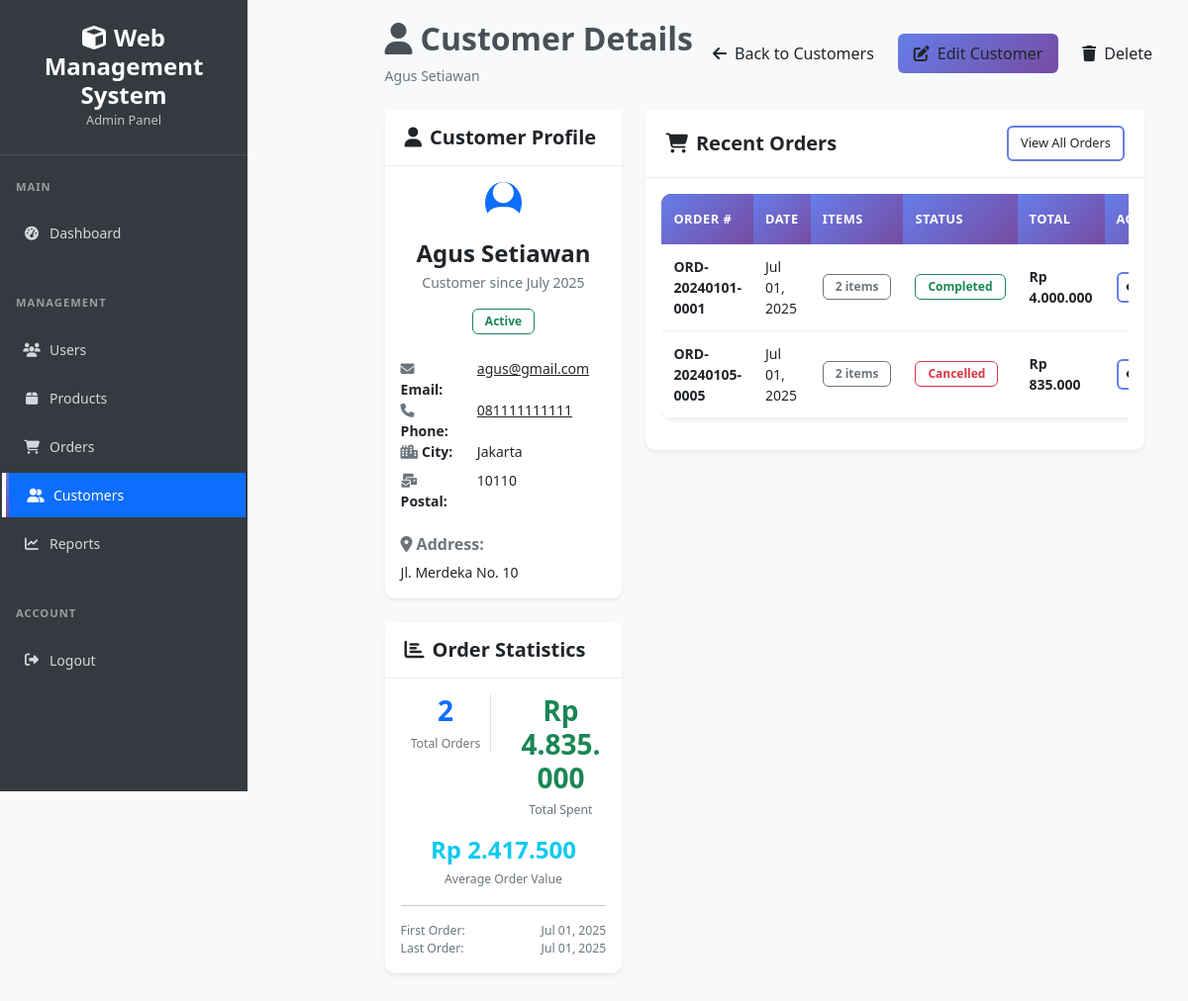
/admin/customers/view.php?id=1 (signed in), run on the app's committed database.
### tables this page shows
CREATE TABLE customers (
    id INT PRIMARY KEY AUTO_INCREMENT,
    name VARCHAR(100) NOT NULL,
    email VARCHAR(100),
    phone VARCHAR(20),
    address TEXT,
    city VARCHAR(50),
    postal_code VARCHAR(10),
    is_active BOOLEAN DEFAULT TRUE,
    created_at TIMESTAMP DEFAULT CURRENT_TIMESTAMP
);

CREATE TABLE orders (
    id INT PRIMARY KEY AUTO_INCREMENT,
    customer_id INT NOT NULL,
    user_id INT NOT NULL,
    order_number VARCHAR(50) UNIQUE NOT NULL,
    total_amount DECIMAL(10,2) NOT NULL DEFAULT 0.00,
    status ENUM('pending', 'processing', 'completed', 'cancelled') DEFAULT 'pending',
    payment_status ENUM('unpaid', 'paid', 'partial') DEFAULT 'unpaid',
    order_date TIMESTAMP DEFAULT CURRENT_TIMESTAMP,
    notes TEXT,
    FOREIGN KEY (customer_id) REFERENCES customers(id) ON DELETE RESTRICT,
    FOREIGN KEY (user_id) REFERENCES users(id) ON DELETE RESTRICT
);

### config/database.php (called while the page is built, shortened)
<?php
class Database {
    private $host = '127.0.0.1';
    private $dbname = 'web_app_db';
    private $username = 'root';
    private $password = '';
    private $charset = 'utf8mb4';
    private $pdo;
    public function connect() {
        if ($this->pdo === null) {
            try {
                $dsn = "mysql:host={$this->host};dbname={$this->dbname};charset={$this->charset}";
                $options = [
                    PDO::ATTR_ERRMODE => PDO::ERRMODE_EXCEPTION,
                    PDO::ATTR_DEFAULT_FETCH_MODE => PDO::FETCH_ASSOC,
                    PDO::ATTR_EMULATE_PREPARES => false,
                    PDO::MYSQL_ATTR_INIT_COMMAND => "SET NAMES {$this->charset}"
                ];
                $this->pdo = new PDO($dsn, $this->username, $this->password, $options);
            } catch (PDOException $e) {
                error_log("Database connection error: " . $e->getMessage());
                die("Database connection failed. Please check configuration.");
            }
        }
        return $this->pdo;
    }
}
$database = new Database();
$pdo = $database->connect();
function getDB() {
    global $pdo;
    return $pdo;
}
function executeQuery($sql, $params = []) {
    try {
        $pdo = getDB();
        $stmt = $pdo->prepare($sql);
        $stmt->execute($params);
        return $stmt;
    } catch (PDOException $e) {
        error_log("Query error: " . $e->getMessage());
        throw new Exception("Database query failed");
    }
}
function getRecord($sql, $params = []) {
    $stmt = executeQuery($sql, $params);
    return $stmt->fetch();
}
?>

### includes/functions.php (called while the page is built, shortened)
<?php
require_once dirname(__DIR__) . '/config/database.php';
function formatDateTime($datetime, $format = DISPLAY_DATETIME_FORMAT) {
    return date($format, strtotime($datetime));
}
function formatCurrency($amount, $currency = 'IDR') {
    if ($currency === 'IDR') {
        return 'Rp ' . number_format($amount, 0, ',', '.');
    }
    return '$' . number_format($amount, 2, '.', ',');
}
?>

### admin/customers/view.php (the view, shortened to what this page needs)
<?php
require_once '../../includes/functions.php';
$customer_id = (int)($_GET['id'] ?? 0);
$customer = getRecord("
    SELECT * FROM customers WHERE id = ?
", [$customer_id]);
$orders = executeQuery("
    SELECT o.*, COUNT(od.id) as item_count
    FROM orders o
    LEFT JOIN order_details od ON o.id = od.order_id
    WHERE o.customer_id = ?
    GROUP BY o.id
    ORDER BY o.order_date DESC
    LIMIT 10
", [$customer_id]);
$stats = getRecord("
    SELECT
        COUNT(o.id) as total_orders,
        COALESCE(SUM(o.total_amount), 0) as total_spent,
        COALESCE(AVG(o.total_amount), 0) as average_order,
        MAX(o.order_date) as last_order_date,
        MIN(o.order_date) as first_order_date
    FROM orders o
    WHERE o.customer_id = ?
", [$customer_id]);
include '../../includes/header.php';
?>
<div class="d-flex">
    <?php include '../../includes/admin_sidebar.php'; ?>
    <div class="admin-content flex-grow-1">
        <div class="d-flex justify-content-between align-items-center mb-4">
            <div>
                <h2><i class="fas fa-user me-2"></i>Customer Details</h2>
                <p class="text-muted mb-0"><?= htmlspecialchars($customer['name']) ?></p>
            </div>
            <div class="d-flex gap-2">
                <a href="index.php" class="btn btn-outline-secondary">
                    <i class="fas fa-arrow-left me-2"></i>Back to Customers
                </a>
                <a href="edit.php?id=<?= $customer['id'] ?>" class="btn btn-primary">
                    <i class="fas fa-edit me-2"></i>Edit Customer
                </a>
                <button type="button" class="btn btn-outline-danger"
                        onclick="confirmDelete(<?= $customer['id'] ?>, '<?= htmlspecialchars($customer['name']) ?>')">
                    <i class="fas fa-trash me-2"></i>Delete
                </button>
            </div>
        </div>
        <div class="row">
            <div class="col-lg-4">
                <div class="card mb-4">
                    <div class="card-header">
                        <h5 class="mb-0">
                            <i class="fas fa-user me-2"></i>Customer Profile
                        </h5>
                    </div>
                    <div class="card-body">
                        <div class="text-center mb-4">
                            <div class="avatar-lg bg-primary text-white rounded-circle d-inline-flex align-items-center justify-content-center mb-3">
                                <i class="fas fa-user fa-3x"></i>
                            </div>
                            <h4 class="mb-1"><?= htmlspecialchars($customer['name']) ?></h4>
                            <p class="text-muted mb-3">
                                Customer since <?= formatDateTime($customer['created_at'], 'F Y') ?>
                            </p>
                            <span class="badge bg-<?= $customer['is_active'] ? 'success' : 'danger' ?> fs-6">
                                <?= $customer['is_active'] ? 'Active' : 'Inactive' ?>
                            </span>
                        </div>
                        <div class="customer-info">
                            <dl class="row mb-0">
                                <?php if (!empty($customer['email'])): ?>
                                    <dt class="col-4">
                                        <i class="fas fa-envelope text-muted me-1"></i>Email:
                                    </dt>
                                    <dd class="col-8">
                                        <a href="mailto:<?= htmlspecialchars($customer['email']) ?>">
                                            <?= htmlspecialchars($customer['email']) ?>
                                        </a>
                                    </dd>
                                <?php endif; ?>
                                <?php if (!empty($customer['phone'])): ?>
                                    <dt class="col-4">
                                        <i class="fas fa-phone text-muted me-1"></i>Phone:
                                    </dt>
                                    <dd class="col-8">
                                        <a href="tel:<?= htmlspecialchars($customer['phone']) ?>">
                                            <?= htmlspecialchars($customer['phone']) ?>
                                        </a>
                                    </dd>
                                <?php endif; ?>
                                <?php if (!empty($customer['city'])): ?>
                                    <dt class="col-4">
                                        <i class="fas fa-city text-muted me-1"></i>City:
                                    </dt>
                                    <dd class="col-8"><?= htmlspecialchars($customer['city']) ?></dd>
                                <?php endif; ?>
                                <?php if (!empty($customer['postal_code'])): ?>
                                    <dt class="col-4">
                                        <i class="fas fa-mail-bulk text-muted me-1"></i>Postal:
                                    </dt>
                                    <dd class="col-8"><?= htmlspecialchars($customer['postal_code']) ?></dd>
                                <?php endif; ?>
                            </dl>
                        </div>
                        <?php if (!empty($customer['address'])): ?>
                            <div class="mt-4">
                                <h6 class="text-muted">
                                    <i class="fas fa-map-marker-alt me-1"></i>Address:
                                </h6>
                                <p class="mb-0"><?= nl2br(htmlspecialchars($customer['address'])) ?></p>
                            </div>
                        <?php endif; ?>
                    </div>
                </div>
                <div class="card">
                    <div class="card-header">
                        <h5 class="mb-0">
                            <i class="fas fa-chart-bar me-2"></i>Order Statistics
                        </h5>
                    </div>
                    <div class="card-body">
                        <div class="row text-center">
                            <div class="col-6 mb-3">
                                <div class="border-end">
                                    <h3 class="text-primary mb-1"><?= number_format($stats['total_orders']) ?></h3>
                                    <small class="text-muted">Total Orders</small>
                                </div>
                            </div>
                            <div class="col-6 mb-3">
                                <h3 class="text-success mb-1"><?= formatCurrency($stats['total_spent']) ?></h3>
                                <small class="text-muted">Total Spent</small>
                            </div>
                            <div class="col-12">
                                <h4 class="text-info mb-1"><?= formatCurrency($stats['average_order']) ?></h4>
                                <small class="text-muted">Average Order Value</small>
                            </div>
                        </div>
                        <?php if ($stats['total_orders'] > 0): ?>
                            <hr>
                            <div class="small text-muted">
                                <div class="d-flex justify-content-between">
                                    <span>First Order:</span>
                                    <span><?= formatDateTime($stats['first_order_date'], 'M d, Y') ?></span>
                                </div>
                                <div class="d-flex justify-content-between">
                                    <span>Last Order:</span>
                                    <span><?= formatDateTime($stats['last_order_date'], 'M d, Y') ?></span>
                                </div>
                            </div>
                        <?php endif; ?>
                    </div>
                </div>
            </div>
            <div class="col-lg-8">
                <div class="card">
                    <div class="card-header">
                        <div class="d-flex justify-content-between align-items-center">
                            <h5 class="mb-0">
                                <i class="fas fa-shopping-cart me-2"></i>Recent Orders
                            </h5>
                            <?php if (!empty($orders)): ?>
                                <a href="../orders/index.php?customer_id=<?= $customer['id'] ?>" class="btn btn-sm btn-outline-primary">
                                    View All Orders
                                </a>
                            <?php endif; ?>
                        </div>
                    </div>
                    <div class="card-body">
                        <?php if (empty($orders)): ?>
                            <div class="text-center py-5">
                                <i class="fas fa-shopping-cart fa-3x text-muted mb-3"></i>
                                <h5 class="text-muted">No Orders Found</h5>
                                <p class="text-muted">This customer hasn't placed any orders yet.</p>
                                <a href="../orders/add.php?customer_id=<?= $customer['id'] ?>" class="btn btn-primary">
                                    <i class="fas fa-plus me-2"></i>Create First Order
                                </a>
                            </div>
                        <?php else: ?>
                            <div class="table-responsive">
                                <table class="table table-hover">
                                    <thead>
                                        <tr>
                                            <th>Order #</th>
                                            <th>Date</th>
                                            <th>Items</th>
                                            <th>Status</th>
                                            <th>Total</th>
                                            <th>Actions</th>
                                        </tr>
                                    </thead>
                                    <tbody>
                                        <?php foreach ($orders as $order): ?>
                                            <tr>
                                                <td>
                                                    <strong><?= htmlspecialchars($order['order_number']) ?></strong>
                                                </td>
                                                <td><?= formatDateTime($order['order_date'], 'M d, Y') ?></td>
                                                <td>
                                                    <span class="badge bg-secondary"><?= number_format($order['item_count']) ?> items</span>
                                                </td>
                                                <td>
                                                    <?php
                                                    $status_colors = [
                                                        'pending' => 'warning',
                                                        'processing' => 'info',
                                                        'completed' => 'success',
                                                        'cancelled' => 'danger'
                                                    ];
                                                    $color = $status_colors[$order['status']] ?? 'secondary';
                                                    ?>
                                                    <span class="badge bg-<?= $color ?>">
                                                        <?= ucfirst($order['status']) ?>
                                                    </span>
                                                </td>
                                                <td>
                                                    <strong><?= formatCurrency($order['total_amount']) ?></strong>
                                                </td>
                                                <td>
                                                    <div class="btn-group btn-group-sm">
                                                        <a href="../orders/view.php?id=<?= $order['id'] ?>"
                                                           class="btn btn-outline-primary btn-sm" title="View Order">
                                                            <i class="fas fa-eye"></i>
                                                        </a>
                                                    </div>
                                                </td>
                                            </tr>
                                        <?php endforeach; ?>
                                    </tbody>
                                </table>
                            </div>
                        <?php endif; ?>
                    </div>
                </div>
            </div>
        </div>
    </div>
</div>

### data on the page
customers: name "Agus Setiawan", created_at "July 2025", email "agus@gmail.com", phone "081111111111", city "Jakarta", postal_code "10110", address "Jl. Merdeka No. 10"
orders: order_number "ORD-20240101-0001", order_date "Jul 01, 2025", item_count "2", status "Completed", total_amount "Rp 4.000.000"
orders: order_number "ORD-20240105-0005", order_date "Jul 01, 2025", item_count "2", status "Cancelled", total_amount "Rp 835.000"

### other printed values
APP_NAME "Web Management System"
$stats['total_orders'] "2"
formatCurrency($stats['total_spent']) "Rp 4.835.000"
formatCurrency($stats['average_order']) "Rp 2.417.500"
formatDateTime($stats['first_order_date'], 'M d, Y') "Jul 01, 2025"
formatDateTime($stats['last_order_date'], 'M d, Y') "Jul 01, 2025"
